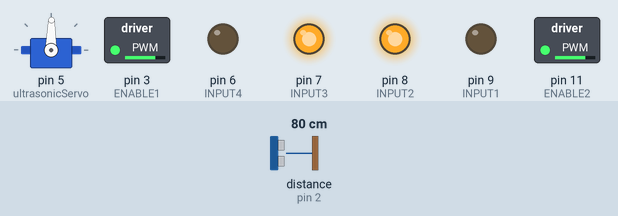
The sketch below on a simulated Arduino Uno, built with avr-gcc and run on an emulated ATmega328P. Shown: servo, switched loads named in the sketch (green lamp = pin HIGH), output pins drawn as LEDs (lit = HIGH). The inputs (shaded band) are chosen by the test bench; at power-on: distance to the obstacle (sensor on pin 2) 80 cm. The echo pulse lasts 58.3 µs per cm.

Above: at 2.5 s.
2.6 s: distance to the obstacle (sensor on pin 2) set to 29 cm
4.1 s: distance to the obstacle (sensor on pin 2) set to 22 cm
At 4.3 s:
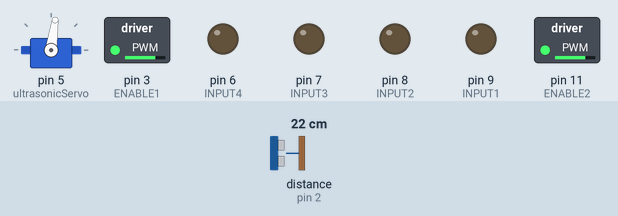
At 10.2 s:
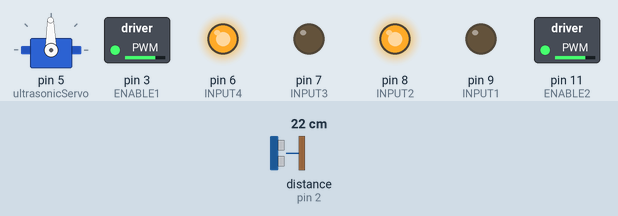
Timing chart, 0 to 16.1 s (numbered marks = the images above; inputs shaded):
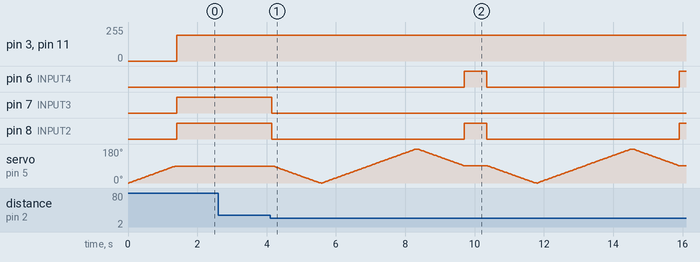

The sketch:

oddWiresRoboticsKit_Complete.ino
```cpp
// (licence header left out)
// Ultrasonic sensor

#include <NewPing.h>

#define TRIG_PIN  4
#define ECHO_PIN  2

#define MAX_DISTANCE 200 // Maximum distance we want to ping for (in centimeters). Maximum sensor distance is rated at 400-500cm.

NewPing sonar(TRIG_PIN, ECHO_PIN, MAX_DISTANCE); // NewPing setup of pin and maximum distance.

float dangerThreshold = 25.0; // 25 cm - depends on the floor surface and speed setting

// Servo

#include <Servo.h>

#define LEFT 0
#define CENTER 90
#define RIGHT 180

Servo ultrasonicServo;  // create servo object to control a servo

int currentPos = 0;    // variable to store the servo position

// Motor

#define ENABLE1 3
#define INPUT1 9
#define INPUT2 8

#define ENABLE2 11
#define INPUT3 7
#define INPUT4 6

// Truth table for motor control
// ENABLE1, ENABLE2, INPUT1, INPUT2, INPUT3, INPUT4

// You may need to reverse the polarity of your motor(s)
// if you find you get REVERSE instead of FORWARD for either motor

#define LEFT_FORWARD_RIGHT_FORWARD {HIGH, HIGH, LOW, HIGH, HIGH, LOW}
#define LEFT_OFF_RIGHT_FORWARD {LOW, HIGH, LOW, LOW, HIGH, LOW}
#define LEFT_FORWARD_RIGHT_OFF {HIGH, LOW, LOW, HIGH, LOW, LOW}
#define LEFT_REVERSE_RIGHT_FORWARD {HIGH, HIGH, HIGH, LOW, HIGH, LOW}
#define LEFT_FORWARD_RIGHT_REVERSE {HIGH, HIGH, LOW, HIGH, LOW, HIGH}
#define LEFT_REVERSE_RIGHT_REVERSE {HIGH, HIGH, HIGH, LOW, LOW, HIGH}
#define LEFT_OFF_RIGHT_OFF {HIGH, HIGH, LOW, LOW, LOW, LOW}
#define LEFT_FREEWHEEL_RIGHT_FREEWHEEL {LOW, LOW, LOW, LOW, LOW, LOW}

// Driving definitions

#define FORWARD LEFT_FORWARD_RIGHT_FORWARD
#define REVERSE LEFT_REVERSE_RIGHT_REVERSE
#define LEFT_TURN LEFT_OFF_RIGHT_FORWARD
#define RIGHT_TURN LEFT_FORWARD_RIGHT_OFF
#define ROTATE_LEFT LEFT_REVERSE_RIGHT_FORWARD
#define ROTATE_RIGHT LEFT_FORWARD_RIGHT_REVERSE
#define BRAKE LEFT_OFF_RIGHT_OFF
#define FREEWHEEL LEFT_FREEWHEEL_RIGHT_FREEWHEEL

// PWM motor control settings applied to ENABLE1, ENABLE2

#define SLOW 128;
#define MEDIUM 192;
#define FAST 255;

// run motor at this speed - set to a number between 128 and 255
// less than 128 any the motors may not have enough torque to move
// (of course you could enhance the speed control to accelerate/decelerate when more/less clear space available as indicated by ping)
int throttle = MEDIUM;

// setup
void setup() {

    // setup motor
    pinMode(ENABLE1, OUTPUT);
    pinMode(ENABLE2, OUTPUT);
    pinMode(INPUT1, OUTPUT);
    pinMode(INPUT2, OUTPUT);
    pinMode(INPUT3, OUTPUT);
    pinMode(INPUT4, OUTPUT);

    // setup servo
    ultrasonicServo.attach(5);  // attaches the servo on pin 5 to the servo object

    // move servo to center
    servo_position(CENTER);
}

// main loop - note that the loop itself does not block (no waiting in the loop)
// functions that need to block (complete before continuing the main loop) need to manage their own delays
//
// the algorithm used is designed to be simple to understand - you can go on to make this much more sophisticated
// guiding the steering to veer away before getting into danger for example
// and accelerating from a stop and decelerating as you get closer to objects
// and of course you could use more ultrasonic detectors, IR sensors etc. to really fine tune your robot's operation

void loop() {

    float distanceForward = ping();

    if (distanceForward > dangerThreshold) //if path is clear
    {
        drive_forward();
    }
    else // if path is blocked
    {
        brake();

        // look left
        servo_position(LEFT);
        float distanceLeft = ping();

        // look right
        servo_position(RIGHT);
        float distanceRight = ping();

        // re-center the ultrasonic
        servo_position(CENTER);

        // go the least obstructed way

        if (distanceLeft > distanceRight && distanceLeft > dangerThreshold)       //if left is less obstructed
        {
            rotate_left();
        }
        else if (distanceRight > distanceLeft && distanceRight > dangerThreshold) //if right is less obstructed
        {
           rotate_right();
        }
        else // equally blocked or less than danger threshold left or right
        {
            u_turn();
        }
    }
}

// You may need to vary the delays in the drive functions to enable the function to complete

void freewheel(){
    const int driveControl[] = FREEWHEEL;
    drive(driveControl);
    delay(25);
}

void brake(){
    const int driveControl[] = BRAKE;
    drive(driveControl);
    delay(25); // braking time
}

void drive_forward(){
    const int driveControl[] = FORWARD;
    drive(driveControl);
}

void drive_backward(){
    const int driveControl[] = REVERSE;
    drive(driveControl);
}

void turn_left(){
    const int driveControl[] = LEFT_TURN;
    drive(driveControl);
    delay(600); // adjust for 90 degrees
}

void turn_right(){
    const int driveControl[] = RIGHT_TURN;
    drive(driveControl);
    delay(600); // adjust for 90 degrees
}

void rotate_left(){
    const int driveControl[] = ROTATE_LEFT;
    drive(driveControl);
    delay(300); // rotate is faster than turn because two motors are driving
}

void rotate_right(){
    const int driveControl[] = ROTATE_RIGHT;
    drive(driveControl);
    delay(300); // rotate is faster than turn because two motors are driving
}

void u_turn(){
    const int driveControl[] = ROTATE_RIGHT;
    drive(driveControl);
    delay(600); // twice as long as rotate right to end up 180 degrees around
}

// motor control via the L293D

void drive(const int settings[6]){

    if (settings[0] == HIGH)
        analogWrite(ENABLE1, throttle);
    else
        digitalWrite(ENABLE1, LOW);

    if (settings[1] == HIGH)
        analogWrite(ENABLE2, throttle);
    else
        digitalWrite(ENABLE2, LOW);

    digitalWrite(INPUT1, settings[2]);
    digitalWrite(INPUT2, settings[3]);
    digitalWrite(INPUT3, settings[4]);
    digitalWrite(INPUT4, settings[5]);
}

// servo control

void servo_position(int newPos){
    if (newPos > currentPos){
        for(int pos=currentPos; pos < newPos; pos += 1)  // goes from 0 degrees to 180 degrees
        {                                                // in steps of 1 degree
            ultrasonicServo.write(pos);                  // tell servo to go to position in variable 'pos'
            delay(15);                                   // waits 15ms for the servo to reach the position
        }
        currentPos = newPos;
    }
    else if (newPos < currentPos){
        for(int pos=currentPos; pos > newPos; pos -= 1)  // goes from 0 degrees to 180 degrees
        {                                                // in steps of 1 degree
            ultrasonicServo.write(pos);                  // tell servo to go to position in variable 'pos'
            delay(15);                                   // waits 15ms for the servo to reach the position
        }
        currentPos = newPos;
    }
}

// ultrasonic ping

float ping(){
    delay(50);                        // Wait 50ms between pings (about 20 pings/sec). 29ms should be the shortest delay between pings.
    unsigned int uS = sonar.ping();   // Send ping, get ping time in microseconds (uS).
    if (uS == 0)                      // out of range (0 = outside set distance range, no ping echo)
        return MAX_DISTANCE;
    else                              // in range
        return uS / US_ROUNDTRIP_CM;  // Convert ping time to distance
}
```

Measured:
- the behaviour switches between 26 and 25 cm on distance to the obstacle (sensor on pin 2) (found by bisection; images 0 and 1)
- after the input at 2.6 s, every drawn part: stays the same
